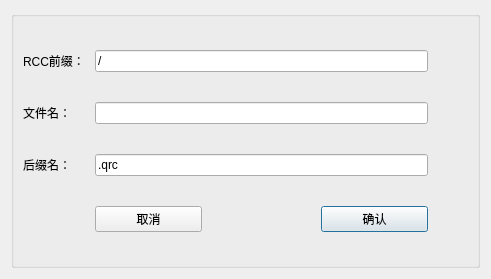
<?xml version="1.0" encoding="UTF-8"?>
<ui version="4.0">
 <class>qrc_dialog</class>
 <widget class="QDialog" name="qrc_dialog">
  <property name="geometry">
   <rect>
    <x>0</x>
    <y>0</y>
    <width>491</width>
    <height>279</height>
   </rect>
  </property>
  <property name="windowTitle">
   <string>qrc_dialog</string>
  </property>
  <layout class="QGridLayout" name="gridLayout_2">
   <item row="0" column="0">
    <widget class="QGroupBox" name="groupBox">
     <property name="title">
      <string/>
     </property>
     <layout class="QGridLayout" name="gridLayout">
      <item row="0" column="0">
       <widget class="QLabel" name="label_3">
        <property name="sizePolicy">
         <sizepolicy hsizetype="Fixed" vsizetype="Fixed">
          <horstretch>0</horstretch>
          <verstretch>0</verstretch>
         </sizepolicy>
        </property>
        <property name="text">
         <string>RCC前缀：</string>
        </property>
       </widget>
      </item>
      <item row="0" column="1" colspan="3">
       <widget class="QLineEdit" name="lineEditRccPrefix">
        <property name="sizePolicy">
         <sizepolicy hsizetype="Expanding" vsizetype="Preferred">
          <horstretch>1</horstretch>
          <verstretch>0</verstretch>
         </sizepolicy>
        </property>
        <property name="text">
         <string>/</string>
        </property>
        <property name="readOnly">
         <bool>false</bool>
        </property>
       </widget>
      </item>
      <item row="1" column="0">
       <widget class="QLabel" name="label">
        <property name="sizePolicy">
         <sizepolicy hsizetype="Fixed" vsizetype="Fixed">
          <horstretch>0</horstretch>
          <verstretch>0</verstretch>
         </sizepolicy>
        </property>
        <property name="text">
         <string>文件名：</string>
        </property>
       </widget>
      </item>
      <item row="1" column="1" colspan="3">
       <widget class="QLineEdit" name="lineEditFileName">
        <property name="sizePolicy">
         <sizepolicy hsizetype="Expanding" vsizetype="Preferred">
          <horstretch>1</horstretch>
          <verstretch>0</verstretch>
         </sizepolicy>
        </property>
       </widget>
      </item>
      <item row="2" column="0">
       <widget class="QLabel" name="label_2">
        <property name="sizePolicy">
         <sizepolicy hsizetype="Preferred" vsizetype="Fixed">
          <horstretch>0</horstretch>
          <verstretch>0</verstretch>
         </sizepolicy>
        </property>
        <property name="text">
         <string>后缀名：</string>
        </property>
       </widget>
      </item>
      <item row="2" column="1" colspan="3">
       <widget class="QLineEdit" name="lineEditFileSuffixName">
        <property name="sizePolicy">
         <sizepolicy hsizetype="Expanding" vsizetype="Preferred">
          <horstretch>0</horstretch>
          <verstretch>0</verstretch>
         </sizepolicy>
        </property>
        <property name="text">
         <string>.qrc</string>
        </property>
        <property name="readOnly">
         <bool>true</bool>
        </property>
       </widget>
      </item>
      <item row="3" column="0">
       <spacer name="horizontalSpacer">
        <property name="orientation">
         <enum>Qt::Horizontal</enum>
        </property>
        <property name="sizeHint" stdset="0">
         <size>
          <width>66</width>
          <height>20</height>
         </size>
        </property>
       </spacer>
      </item>
      <item row="3" column="1">
       <widget class="QPushButton" name="pushButtonCancel">
        <property name="text">
         <string>取消</string>
        </property>
        <property name="icon">
         <iconset resource="res.qrc">
          <normaloff>:/images/icon/no.bmp</normaloff>:/images/icon/no.bmp</iconset>
        </property>
        <property name="autoDefault">
         <bool>true</bool>
        </property>
       </widget>
      </item>
      <item row="3" column="2">
       <spacer name="horizontalSpacer_2">
        <property name="orientation">
         <enum>Qt::Horizontal</enum>
        </property>
        <property name="sizeHint" stdset="0">
         <size>
          <width>98</width>
          <height>20</height>
         </size>
        </property>
       </spacer>
      </item>
      <item row="3" column="3">
       <widget class="QPushButton" name="pushButtonOk">
        <property name="text">
         <string>确认</string>
        </property>
        <property name="icon">
         <iconset resource="res.qrc">
          <normaloff>:/images/icon/yes.bmp</normaloff>:/images/icon/yes.bmp</iconset>
        </property>
        <property name="default">
         <bool>true</bool>
        </property>
       </widget>
      </item>
      <item row="3" column="4">
       <spacer name="horizontalSpacer_3">
        <property name="orientation">
         <enum>Qt::Horizontal</enum>
        </property>
        <property name="sizeHint" stdset="0">
         <size>
          <width>40</width>
          <height>20</height>
         </size>
        </property>
       </spacer>
      </item>
     </layout>
    </widget>
   </item>
  </layout>
 </widget>
 <resources>
  <include location="res.qrc"/>
 </resources>
 <connections>
  <connection>
   <sender>pushButtonCancel</sender>
   <signal>clicked()</signal>
   <receiver>qrc_dialog</receiver>
   <slot>reject()</slot>
   <hints>
    <hint type="sourcelabel">
     <x>182</x>
     <y>203</y>
    </hint>
    <hint type="destinationlabel">
     <x>245</x>
     <y>139</y>
    </hint>
   </hints>
  </connection>
 </connections>
</ui>
